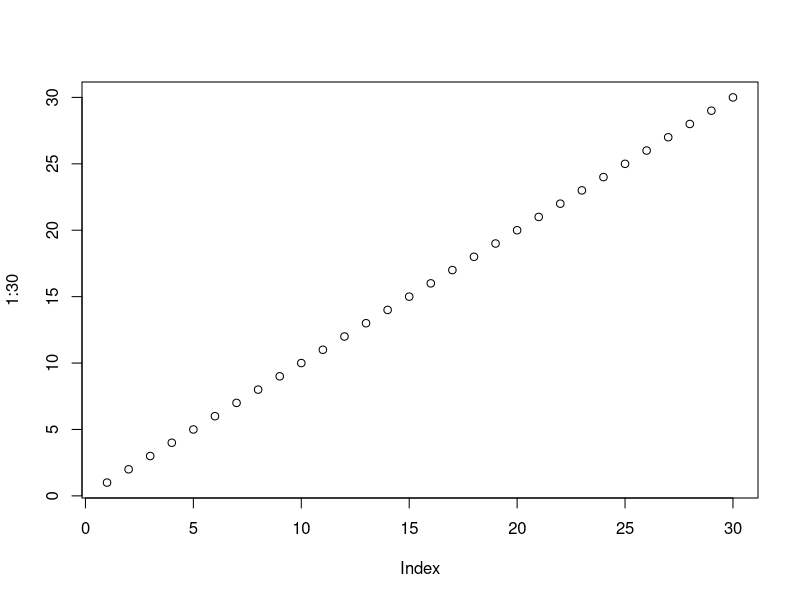
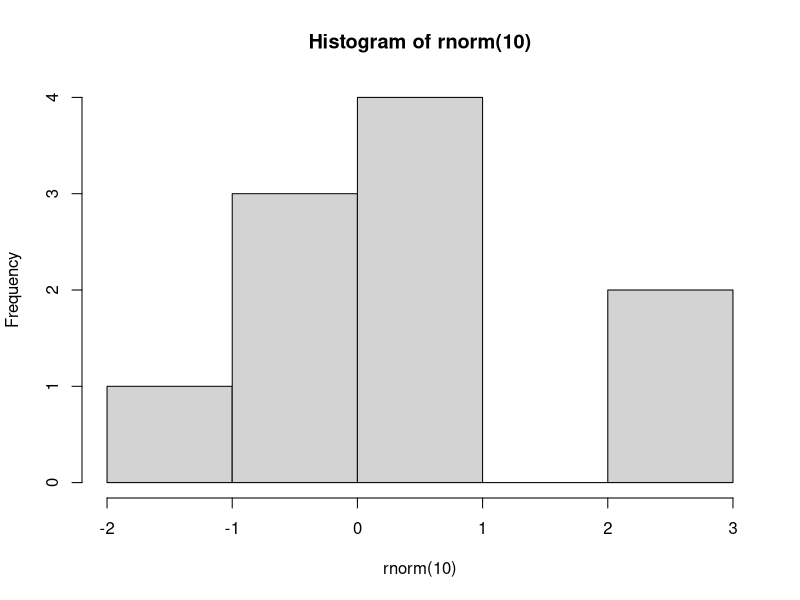

Write R code to recreate these figures, in order. (Note: this script raises an error after producing the figures.)
# explorando o 1-RStudioR

# Nome dos contribuidores do RStudio
contributors()

# Licença
licence()

# Informações sobre a sessão
sessionInfo()

# imprimir na tela
print("R é uma linguagem muito utilizada pelos cientistas de Dados")

# criar gráficos
plot(1:30)
hist(rnorm(10))

# instalar pacotes
install.packages("randomForest")
install.packages("ggplot2")

# carregar o pacote
library("ggplot2")

# Quando não precisarmos mais de um pacote
detach(package:randomForest)

# Se souber o nome da função e não souber para que serve a função
help("mean")

# Se não souber o nome da função
help.search("ramdonForest")
help.search("matlab")
help.search("matplot")
RSiteSearch("matplot")
# Quando tiver uma dúvida sobre um determinada função

example("matplot")
